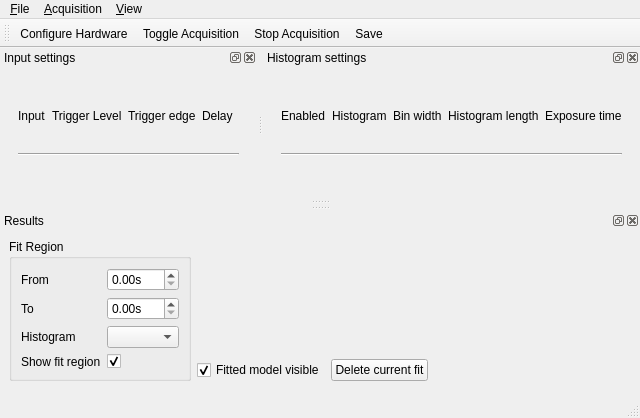
<?xml version="1.0" encoding="UTF-8"?>
<ui version="4.0">
 <class>MainWindow</class>
 <widget class="QMainWindow" name="MainWindow">
  <property name="geometry">
   <rect>
    <x>0</x>
    <y>0</y>
    <width>628</width>
    <height>418</height>
   </rect>
  </property>
  <property name="windowTitle">
   <string>Start Stop Measurement</string>
  </property>
  <property name="dockNestingEnabled">
   <bool>true</bool>
  </property>
  <widget class="QWidget" name="centralwidget">
   <property name="sizePolicy">
    <sizepolicy hsizetype="Preferred" vsizetype="Maximum">
     <horstretch>0</horstretch>
     <verstretch>0</verstretch>
    </sizepolicy>
   </property>
  </widget>
  <widget class="QDockWidget" name="inputSettingsDockWidget">
   <property name="allowedAreas">
    <set>Qt::DockWidgetArea::AllDockWidgetAreas</set>
   </property>
   <property name="windowTitle">
    <string>Input settings</string>
   </property>
   <property name="dockLocation">
    <enum>Qt::DockWidgetArea::TopDockWidgetArea</enum>
   </property>
   <attribute name="dockWidgetArea">
    <number>4</number>
   </attribute>
   <widget class="QWidget" name="inputSettingsDockWidgetContents">
    <layout class="QVBoxLayout" name="verticalLayout">
     <item>
      <widget class="QScrollArea" name="scrollArea">
       <property name="sizePolicy">
        <sizepolicy hsizetype="MinimumExpanding" vsizetype="Expanding">
         <horstretch>0</horstretch>
         <verstretch>0</verstretch>
        </sizepolicy>
       </property>
       <property name="frameShape">
        <enum>QFrame::Shape::NoFrame</enum>
       </property>
       <property name="frameShadow">
        <enum>QFrame::Shadow::Raised</enum>
       </property>
       <property name="horizontalScrollBarPolicy">
        <enum>Qt::ScrollBarPolicy::ScrollBarAlwaysOff</enum>
       </property>
       <property name="widgetResizable">
        <bool>true</bool>
       </property>
       <widget class="QWidget" name="inputSettingsContents">
        <property name="geometry">
         <rect>
          <x>0</x>
          <y>0</y>
          <width>230</width>
          <height>69</height>
         </rect>
        </property>
        <layout class="QGridLayout" name="gridLayout">
         <item row="1" column="0" colspan="5">
          <widget class="Line" name="line">
           <property name="orientation">
            <enum>Qt::Orientation::Horizontal</enum>
           </property>
          </widget>
         </item>
         <item row="0" column="0">
          <widget class="QLabel" name="label">
           <property name="sizePolicy">
            <sizepolicy hsizetype="Preferred" vsizetype="Maximum">
             <horstretch>0</horstretch>
             <verstretch>0</verstretch>
            </sizepolicy>
           </property>
           <property name="text">
            <string>Input</string>
           </property>
          </widget>
         </item>
         <item row="0" column="2">
          <widget class="QLabel" name="label_3">
           <property name="sizePolicy">
            <sizepolicy hsizetype="Maximum" vsizetype="Maximum">
             <horstretch>0</horstretch>
             <verstretch>0</verstretch>
            </sizepolicy>
           </property>
           <property name="text">
            <string>Trigger edge</string>
           </property>
          </widget>
         </item>
         <item row="0" column="1">
          <widget class="QLabel" name="label_2">
           <property name="sizePolicy">
            <sizepolicy hsizetype="Maximum" vsizetype="Maximum">
             <horstretch>0</horstretch>
             <verstretch>0</verstretch>
            </sizepolicy>
           </property>
           <property name="text">
            <string>Trigger Level</string>
           </property>
          </widget>
         </item>
         <item row="0" column="3">
          <widget class="QLabel" name="label_4">
           <property name="sizePolicy">
            <sizepolicy hsizetype="Preferred" vsizetype="Maximum">
             <horstretch>0</horstretch>
             <verstretch>0</verstretch>
            </sizepolicy>
           </property>
           <property name="text">
            <string>Delay</string>
           </property>
          </widget>
         </item>
        </layout>
       </widget>
      </widget>
     </item>
    </layout>
   </widget>
  </widget>
  <widget class="QDockWidget" name="resultsDockWidget">
   <property name="windowTitle">
    <string>Results</string>
   </property>
   <property name="dockLocation">
    <enum>Qt::DockWidgetArea::BottomDockWidgetArea</enum>
   </property>
   <attribute name="dockWidgetArea">
    <number>8</number>
   </attribute>
   <widget class="QWidget" name="dockWidgetContents_2">
    <layout class="QGridLayout" name="gridLayout_3">
     <item row="0" column="0" rowspan="2">
      <widget class="QGroupBox" name="groupBox">
       <property name="sizePolicy">
        <sizepolicy hsizetype="Minimum" vsizetype="Preferred">
         <horstretch>0</horstretch>
         <verstretch>0</verstretch>
        </sizepolicy>
       </property>
       <property name="title">
        <string>Fit Region</string>
       </property>
       <layout class="QFormLayout" name="formLayout">
        <item row="0" column="0">
         <widget class="QLabel" name="label_10">
          <property name="text">
           <string>From</string>
          </property>
         </widget>
        </item>
        <item row="0" column="1">
         <widget class="ScienDSpinBox" name="fitRegionFromDoubleSpinBox">
          <property name="suffix">
           <string>s</string>
          </property>
         </widget>
        </item>
        <item row="2" column="0">
         <widget class="QLabel" name="label_11">
          <property name="text">
           <string>To</string>
          </property>
         </widget>
        </item>
        <item row="2" column="1">
         <widget class="ScienDSpinBox" name="fitRegionToDoubleSpinBox">
          <property name="suffix">
           <string>s</string>
          </property>
         </widget>
        </item>
        <item row="4" column="0">
         <widget class="QLabel" name="label_12">
          <property name="text">
           <string>Histogram</string>
          </property>
         </widget>
        </item>
        <item row="4" column="1">
         <widget class="QComboBox" name="fitRegionHistogramComboBox"/>
        </item>
        <item row="7" column="0">
         <widget class="QLabel" name="label_13">
          <property name="text">
           <string>Show fit region</string>
          </property>
         </widget>
        </item>
        <item row="7" column="1">
         <widget class="QCheckBox" name="showFitRegionCheckBox">
          <property name="text">
           <string/>
          </property>
          <property name="checked">
           <bool>true</bool>
          </property>
         </widget>
        </item>
       </layout>
      </widget>
     </item>
     <item row="1" column="1">
      <layout class="QHBoxLayout" name="horizontalLayout">
       <item>
        <widget class="QCheckBox" name="fitVisibleCheckBox">
         <property name="text">
          <string>Fitted model visible</string>
         </property>
         <property name="checked">
          <bool>true</bool>
         </property>
        </widget>
       </item>
       <item>
        <widget class="QPushButton" name="deleteCurrentFitPushButton">
         <property name="text">
          <string>Delete current fit</string>
         </property>
        </widget>
       </item>
       <item>
        <spacer name="horizontalSpacer">
         <property name="orientation">
          <enum>Qt::Orientation::Horizontal</enum>
         </property>
         <property name="sizeHint" stdset="0">
          <size>
           <width>40</width>
           <height>20</height>
          </size>
         </property>
        </spacer>
       </item>
      </layout>
     </item>
     <item row="0" column="1">
      <widget class="FitWidget" name="fitWidget" native="true">
       <property name="sizePolicy">
        <sizepolicy hsizetype="MinimumExpanding" vsizetype="Minimum">
         <horstretch>0</horstretch>
         <verstretch>0</verstretch>
        </sizepolicy>
       </property>
      </widget>
     </item>
     <item row="2" column="0" colspan="2">
      <widget class="PlotWidget" name="plotWidget" native="true">
       <property name="sizePolicy">
        <sizepolicy hsizetype="Preferred" vsizetype="MinimumExpanding">
         <horstretch>0</horstretch>
         <verstretch>0</verstretch>
        </sizepolicy>
       </property>
      </widget>
     </item>
    </layout>
   </widget>
  </widget>
  <widget class="QDockWidget" name="histogramSettingsDockWidget">
   <property name="windowTitle">
    <string>Histogram settings</string>
   </property>
   <property name="dockLocation">
    <enum>Qt::DockWidgetArea::TopDockWidgetArea</enum>
   </property>
   <attribute name="dockWidgetArea">
    <number>4</number>
   </attribute>
   <widget class="QWidget" name="histogramDockWidgetContents">
    <layout class="QVBoxLayout" name="verticalLayout_2">
     <item>
      <widget class="QScrollArea" name="scrollArea_2">
       <property name="sizePolicy">
        <sizepolicy hsizetype="MinimumExpanding" vsizetype="Expanding">
         <horstretch>0</horstretch>
         <verstretch>0</verstretch>
        </sizepolicy>
       </property>
       <property name="frameShape">
        <enum>QFrame::Shape::NoFrame</enum>
       </property>
       <property name="horizontalScrollBarPolicy">
        <enum>Qt::ScrollBarPolicy::ScrollBarAlwaysOff</enum>
       </property>
       <property name="widgetResizable">
        <bool>true</bool>
       </property>
       <widget class="QWidget" name="histogramSettingsContents">
        <property name="geometry">
         <rect>
          <x>0</x>
          <y>0</y>
          <width>358</width>
          <height>69</height>
         </rect>
        </property>
        <layout class="QGridLayout" name="gridLayout_2">
         <item row="0" column="2">
          <widget class="QLabel" name="label_7">
           <property name="sizePolicy">
            <sizepolicy hsizetype="Preferred" vsizetype="Maximum">
             <horstretch>0</horstretch>
             <verstretch>0</verstretch>
            </sizepolicy>
           </property>
           <property name="text">
            <string>Bin width</string>
           </property>
          </widget>
         </item>
         <item row="0" column="0">
          <widget class="QLabel" name="label_6">
           <property name="sizePolicy">
            <sizepolicy hsizetype="Preferred" vsizetype="Maximum">
             <horstretch>0</horstretch>
             <verstretch>0</verstretch>
            </sizepolicy>
           </property>
           <property name="text">
            <string>Enabled</string>
           </property>
          </widget>
         </item>
         <item row="0" column="3">
          <widget class="QLabel" name="label_8">
           <property name="sizePolicy">
            <sizepolicy hsizetype="Preferred" vsizetype="Maximum">
             <horstretch>0</horstretch>
             <verstretch>0</verstretch>
            </sizepolicy>
           </property>
           <property name="text">
            <string>Histogram length</string>
           </property>
          </widget>
         </item>
         <item row="0" column="1">
          <widget class="QLabel" name="label_5">
           <property name="sizePolicy">
            <sizepolicy hsizetype="Preferred" vsizetype="Maximum">
             <horstretch>0</horstretch>
             <verstretch>0</verstretch>
            </sizepolicy>
           </property>
           <property name="text">
            <string>Histogram</string>
           </property>
          </widget>
         </item>
         <item row="0" column="4">
          <widget class="QLabel" name="label_9">
           <property name="sizePolicy">
            <sizepolicy hsizetype="Preferred" vsizetype="Maximum">
             <horstretch>0</horstretch>
             <verstretch>0</verstretch>
            </sizepolicy>
           </property>
           <property name="text">
            <string>Exposure time</string>
           </property>
          </widget>
         </item>
         <item row="1" column="0" colspan="5">
          <widget class="Line" name="line_2">
           <property name="orientation">
            <enum>Qt::Orientation::Horizontal</enum>
           </property>
          </widget>
         </item>
        </layout>
       </widget>
      </widget>
     </item>
    </layout>
   </widget>
  </widget>
  <widget class="QToolBar" name="toolBar">
   <property name="windowTitle">
    <string>toolBar</string>
   </property>
   <attribute name="toolBarArea">
    <enum>TopToolBarArea</enum>
   </attribute>
   <attribute name="toolBarBreak">
    <bool>false</bool>
   </attribute>
   <addaction name="actionConfigureHardware"/>
   <addaction name="actionToggleAcquisition"/>
   <addaction name="actionStopAcquisition"/>
   <addaction name="actionSave"/>
  </widget>
  <widget class="QMenuBar" name="menuBar">
   <property name="geometry">
    <rect>
     <x>0</x>
     <y>0</y>
     <width>628</width>
     <height>22</height>
    </rect>
   </property>
   <widget class="QMenu" name="menuFile">
    <property name="title">
     <string>&amp;File</string>
    </property>
    <addaction name="actionSave"/>
   </widget>
   <widget class="QMenu" name="menuAcquisition">
    <property name="title">
     <string>&amp;Acquisition</string>
    </property>
    <addaction name="actionConfigureHardware"/>
    <addaction name="actionToggleAcquisition"/>
    <addaction name="actionStopAcquisition"/>
   </widget>
   <widget class="QMenu" name="menuView">
    <property name="title">
     <string>&amp;View</string>
    </property>
    <addaction name="actionShowFitSettings"/>
    <addaction name="actionShowInputSettingsDock"/>
    <addaction name="actionShowHistogramSettingsDock"/>
    <addaction name="actionShowResultsDock"/>
    <addaction name="actionResetView"/>
   </widget>
   <addaction name="menuFile"/>
   <addaction name="menuAcquisition"/>
   <addaction name="menuView"/>
  </widget>
  <widget class="QStatusBar" name="_statusBar"/>
  <action name="actionToggleAcquisition">
   <property name="checkable">
    <bool>true</bool>
   </property>
   <property name="text">
    <string>&amp;Toggle Acquisition</string>
   </property>
   <property name="toolTip">
    <string>Start/Pause acquisition</string>
   </property>
   <property name="shortcut">
    <string>F5</string>
   </property>
   <property name="menuRole">
    <enum>QAction::MenuRole::NoRole</enum>
   </property>
  </action>
  <action name="actionStopAcquisition">
   <property name="text">
    <string>&amp;Stop Acquisition</string>
   </property>
   <property name="toolTip">
    <string>Stop the currently running acquisition</string>
   </property>
   <property name="menuRole">
    <enum>QAction::MenuRole::NoRole</enum>
   </property>
  </action>
  <action name="actionSave">
   <property name="text">
    <string>&amp;Save</string>
   </property>
   <property name="toolTip">
    <string>Save the currently displayed data</string>
   </property>
   <property name="shortcut">
    <string>Ctrl+S</string>
   </property>
   <property name="menuRole">
    <enum>QAction::MenuRole::NoRole</enum>
   </property>
  </action>
  <action name="actionConfigureHardware">
   <property name="text">
    <string>&amp;Configure Hardware</string>
   </property>
   <property name="toolTip">
    <string>Send configuration to hardware</string>
   </property>
   <property name="menuRole">
    <enum>QAction::MenuRole::NoRole</enum>
   </property>
  </action>
  <action name="actionResetView">
   <property name="text">
    <string>&amp;Reset View</string>
   </property>
   <property name="toolTip">
    <string>Reset view to original</string>
   </property>
   <property name="menuRole">
    <enum>QAction::MenuRole::NoRole</enum>
   </property>
  </action>
  <action name="actionShowInputSettingsDock">
   <property name="checkable">
    <bool>true</bool>
   </property>
   <property name="text">
    <string>Show input settings dock</string>
   </property>
   <property name="menuRole">
    <enum>QAction::MenuRole::NoRole</enum>
   </property>
  </action>
  <action name="actionShowHistogramSettingsDock">
   <property name="checkable">
    <bool>true</bool>
   </property>
   <property name="text">
    <string>Show histogram settings dock</string>
   </property>
   <property name="menuRole">
    <enum>QAction::MenuRole::NoRole</enum>
   </property>
  </action>
  <action name="actionShowResultsDock">
   <property name="checkable">
    <bool>true</bool>
   </property>
   <property name="text">
    <string>Show results dock</string>
   </property>
   <property name="menuRole">
    <enum>QAction::MenuRole::NoRole</enum>
   </property>
  </action>
  <action name="actionShowFitSettings">
   <property name="text">
    <string>Show fit settings</string>
   </property>
   <property name="menuRole">
    <enum>QAction::MenuRole::NoRole</enum>
   </property>
  </action>
 </widget>
 <customwidgets>
  <customwidget>
   <class>ScienDSpinBox</class>
   <extends>QDoubleSpinBox</extends>
   <header>qudi.util.widgets.scientific_spinbox</header>
  </customwidget>
  <customwidget>
   <class>FitWidget</class>
   <extends>QWidget</extends>
   <header>qudi.util.widgets.fitting</header>
   <container>1</container>
  </customwidget>
  <customwidget>
   <class>PlotWidget</class>
   <extends>QWidget</extends>
   <header>pyqtgraph</header>
   <container>1</container>
  </customwidget>
 </customwidgets>
 <resources/>
 <connections/>
</ui>
